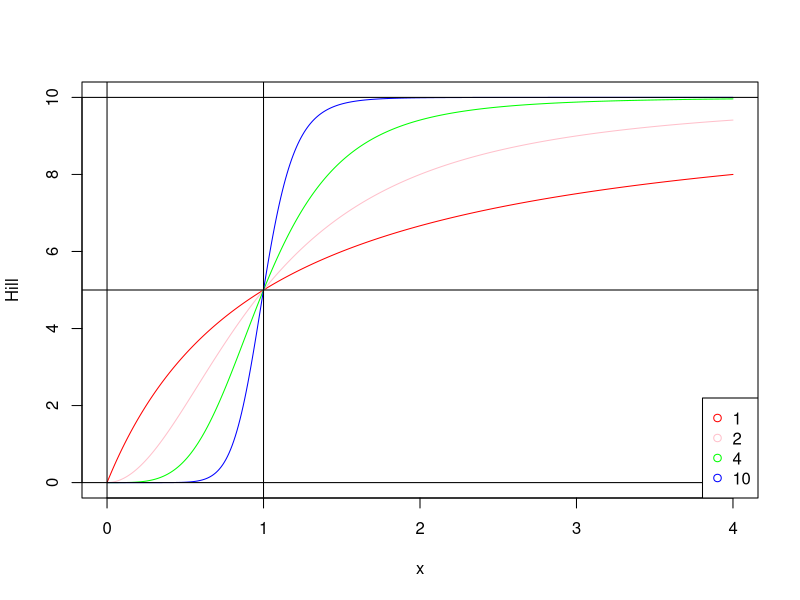

Recreate this plot in R.
## ---- chunk 1
hill <- function(x, Km, Vm, h=1) {
    xh <- x^h
    Kmh <- Km^h
    Vm*xh / (Kmh+xh)
}

 
## ---- chunk 2
Km <- 1 ; Vm <- 10; x <- (0:(4*Km*100))/100
y1 <- hill(x,Km,Vm,h=1)
y2 <- hill(x,Km,Vm,h=2)
y4 <- hill(x,Km,Vm,h=4)
y10 <- hill(x,Km,Vm,h=10)
plot(x,y1,'l',col='red',ylim=c(0,Vm),ylab="Hill")
lines(x,y2,col='pink')
lines(x,y4,col='green')
lines(x,y10,col='blue')

abline(h=c(0,Vm/2,Vm))
abline(v=c(0,Km))
legend("bottomright", c("1","2","4","10"),pch = 1, col = c("red","pink","green","blue"))
